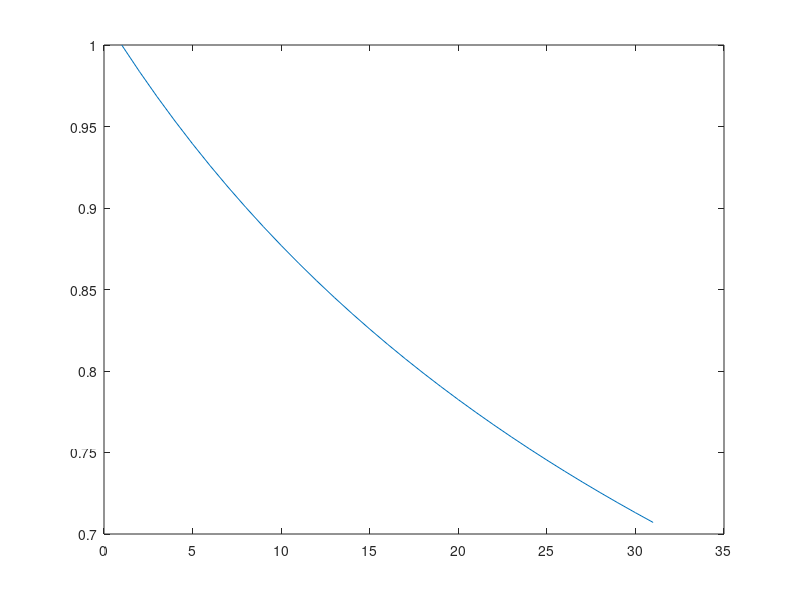

Reproduce this figure in MATLAB.
 % To solve: the following Integral Equation
% x(s)=(1+s)^(-1/2) + pi/8 - arcsin((1-s)/(1+s))/4 - (1/4)*Int[0 to s](s-t)^(-1/2)x(t)dt

%function [x, error] = volterra(N)

N = 30;

y = @(s) (1/sqrt(1+s)) + (pi/8) - (asin((1-s)/(1+s))/4); %The RHS function
xexact = @(s) 1/sqrt(1+s); %The exact solution

I = eye(N+1); %Identity Matrix

h = 1/N;

stencil = linspace(0,1,N+1);

%Defining the quadrature matrix
K = zeros(N+1);

for i = 2:N+1
    for j = 1:i
        if j == 1
            K(i, j) = (sqrt((i-2)*h)*(i-2))/3 - (sqrt((i-1)*h)*(2*i-5))/6;
        elseif j == i
            K(i, j) = sqrt(h)/3;
        else
            K(i, j) = (sqrt(h)/3)*((i-j-1)^(3/2)-2*(i-j)^(3/2)+(i-j+1)^(3/2));
        end
        
    end
end

%Solving the Linear System X = f + KX

A = I+K;

f = zeros(N+1, 1);

for i=1:N+1
    f(i) = y(stencil(i));
end

%x = ones(N+1,1);
%x = gs(A, f, 1e-6, x); %Gauss-Seidel

x = A\f;

xex = zeros(N+1, 1);

for i=1:N+1
    xex(i) = xexact(stencil(i));
end
plot(x)
error = norm(x-xex, inf); %Infinity Norm Error